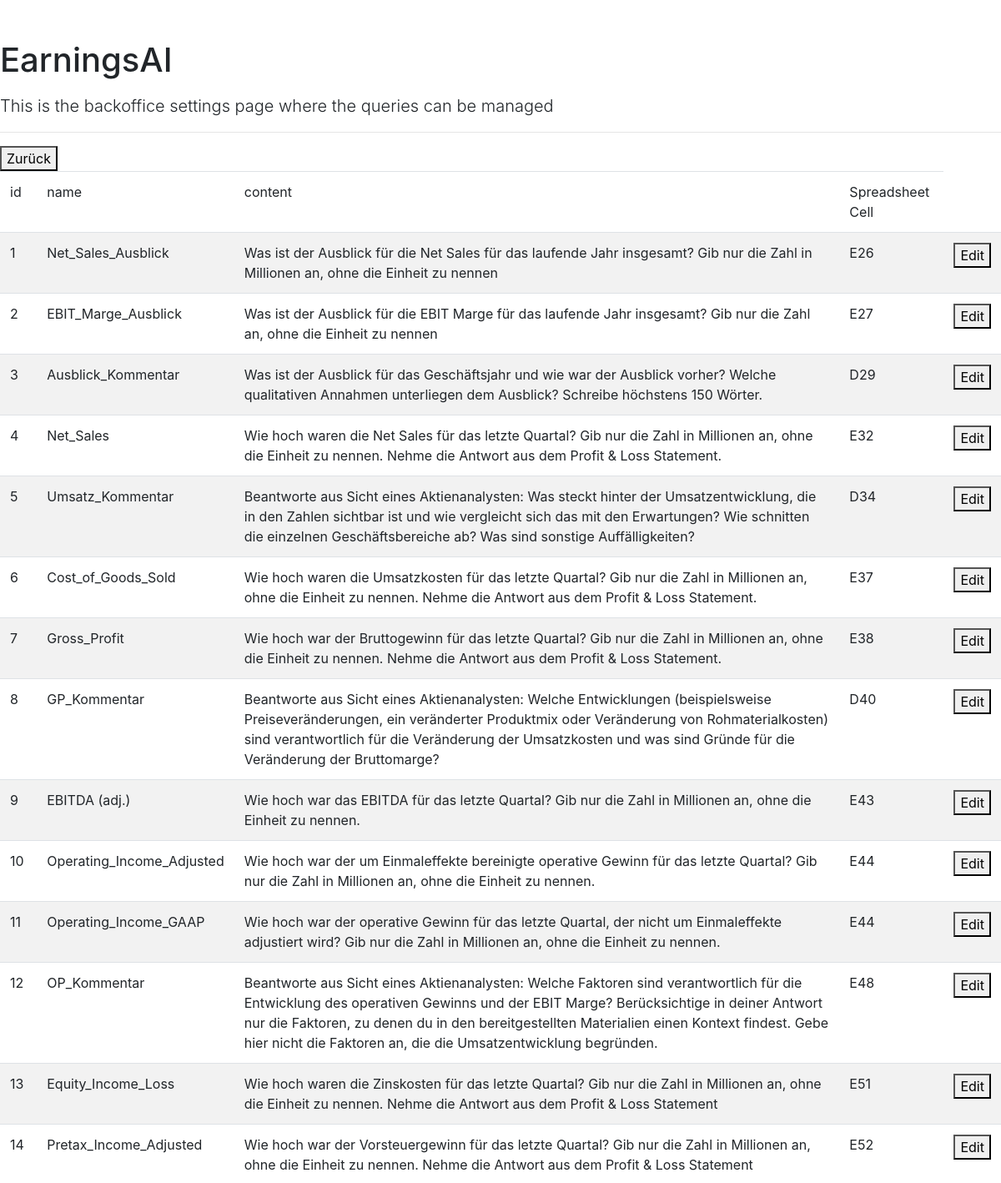
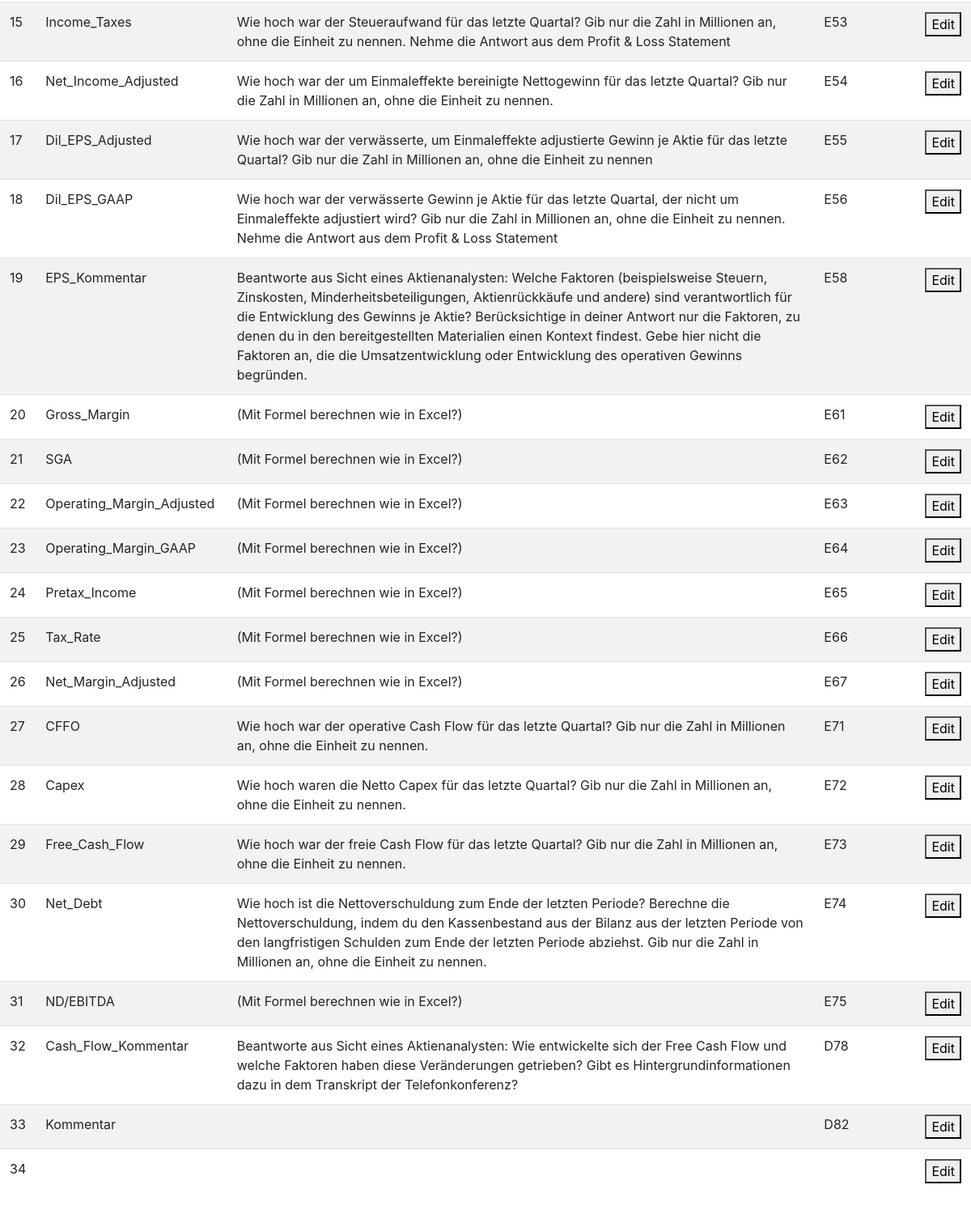
The page /edit on the database as committed earlier (2 pictures, top to bottom).
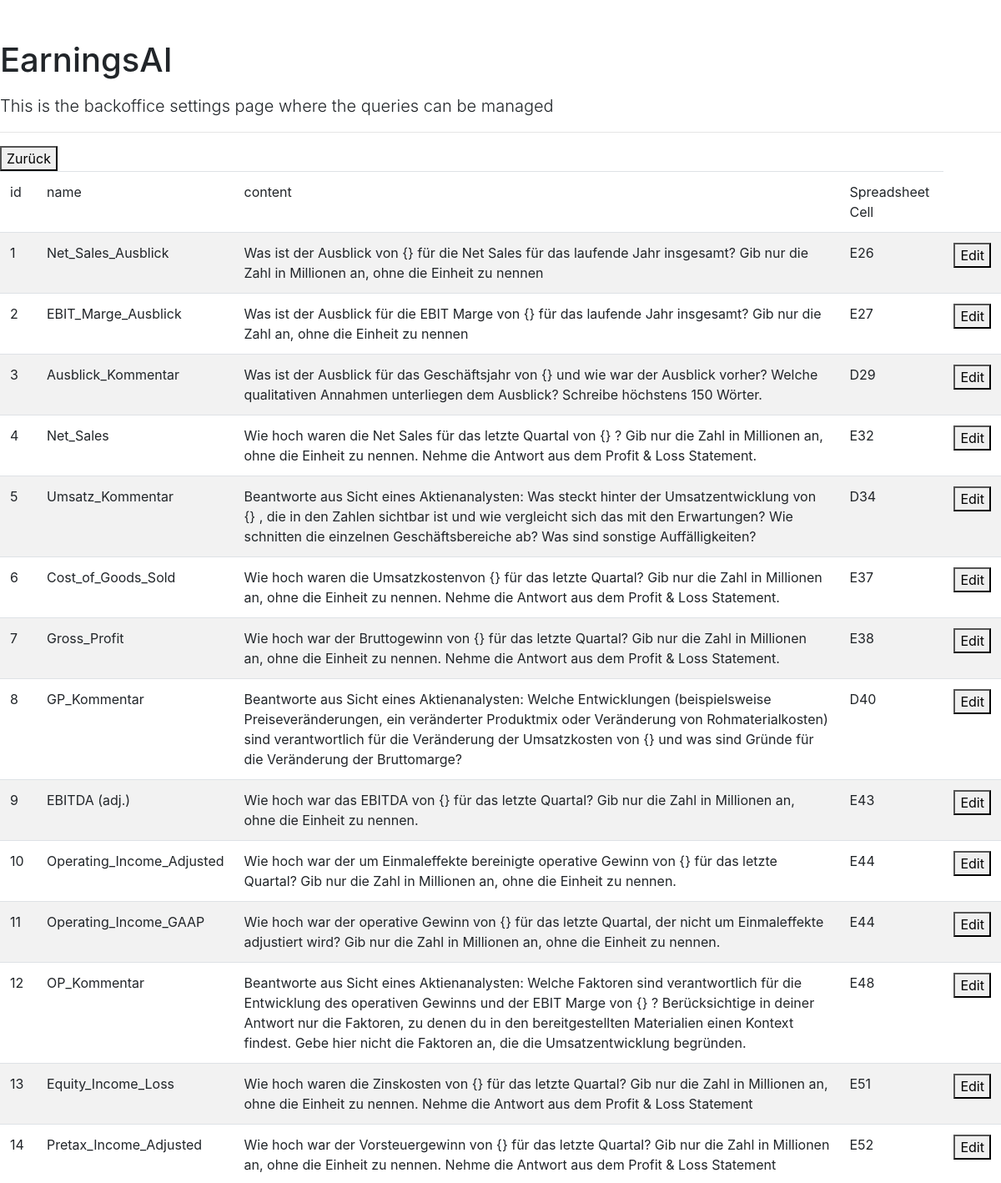
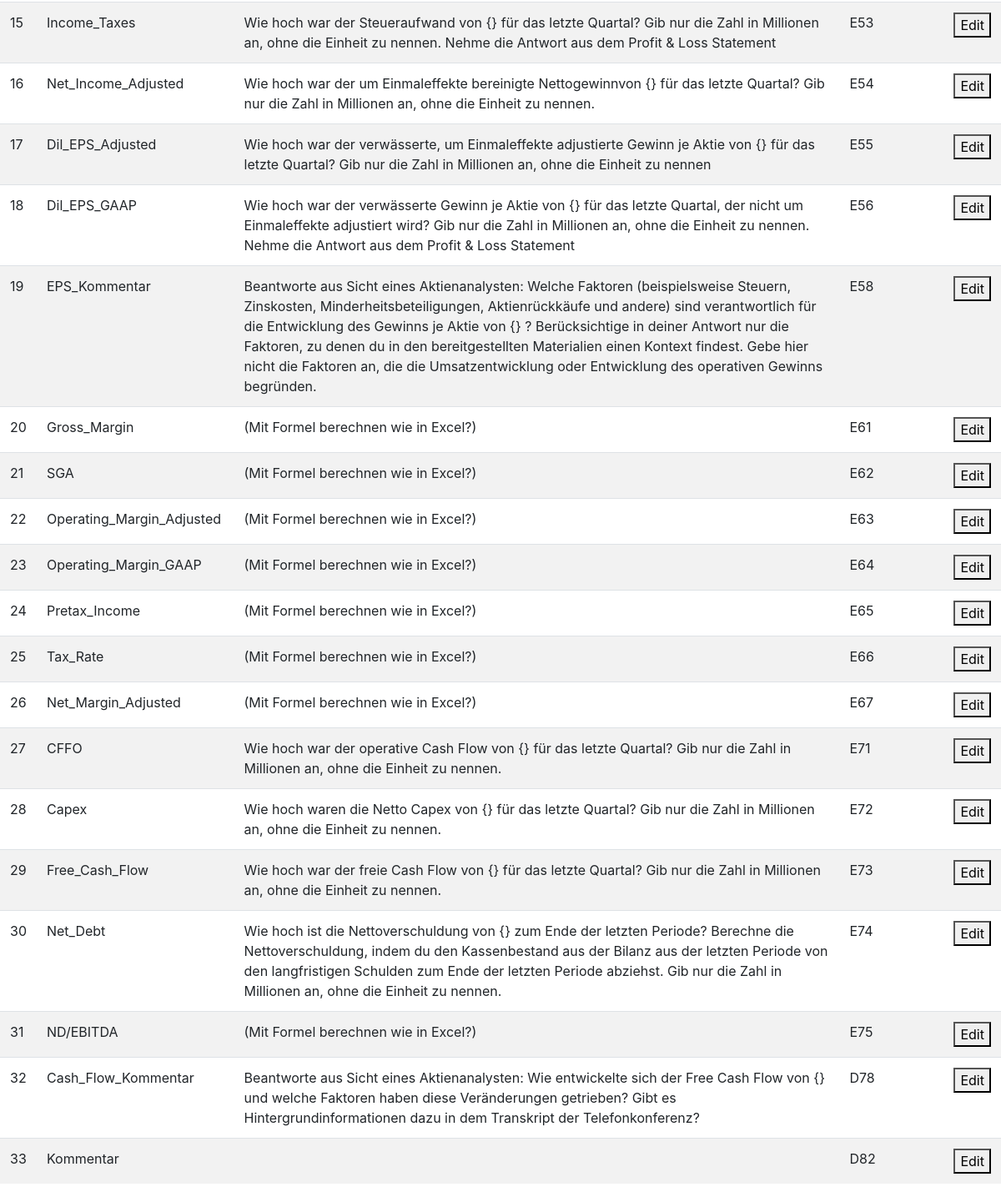
The same page on the database as committed later (2 pictures, top to bottom).
### app/models.py (models this page shows)
class Prompts(db.Model):
    id = db.Column(db.Integer, primary_key=True)
    name = db.Column(db.String(80), nullable=False)
    content = db.Column(db.String(400), nullable=False)
    gsheetcell = db.Column(db.String(400), nullable=False)

### app/routes.py (the view)
@app.route('/edit', methods=['GET', 'POST'])
def edit():
    print("YES")
    all_prompts=Prompts.query.all()
    form = EditQueryForm()
    return render_template('edit.html', form=form, all_prompts=all_prompts)

### templates/edit.html
{% extends "base.html" %}
{% from 'bootstrap/form.html' import render_form, render_field %}
{% block content %}
      <h1 class="pt-5 pb-2">EarningsAI</h1>
      <p class="lead">This is the backoffice settings page where the queries can be managed </p>
      <hr>
          <div>
            <a href= / >
                <button class="GFG">
                    Zurück
                </button>
            <table id="data" class="table table-striped">
                <thead>
                    <tr>
                        <td>id</td>
                        <td>name</td>
                        <td>content</td>
                        <td>Spreadsheet Cell</td>
                    </tr>
                </thead>
            <tbody>
                {% for x in all_prompts %}
                <tr>
                    <td>{{x.id}}</td>
                    <td>{{x.name}}</td>
                    <td>{{x.content}}</td>
                    <td>{{x.gsheetcell}}</td>
                    <td> <a href= edit/{{x.id}}>
                        <button class="GFG">
                            Edit
                        </button>
                    </a>
                    </td>
                </tr>
                {% endfor %}
            </tbody>
        </table>
          </div>
      {% endblock %}

Rows that differ between the two databases and show on the page:
removed Prompts: id "34"
changed Prompts "Net_Sales_Ausblick": content "Was ist der Ausblick für die Net Sales für das laufende Jahr insgesamt? Gib nur die Zahl in Millionen an, ohne die Einheit zu nennen" → "Was ist der Ausblick von {} für die Net Sales für das laufende Jahr insgesamt? Gib nur die Zahl in Millionen an, ohne die Einheit zu nennen"
changed Prompts "EBIT_Marge_Ausblick": content "Was ist der Ausblick für die EBIT Marge für das laufende Jahr insgesamt? Gib nur die Zahl an, ohne die Einheit zu nennen" → "Was ist der Ausblick für die EBIT Marge von {} für das laufende Jahr insgesamt? Gib nur die Zahl an, ohne die Einheit zu nennen"
changed Prompts "Ausblick_Kommentar": content "…Ausblick für das Geschäftsjahr und wie war der…" → "…Ausblick für das Geschäftsjahr von {} und wie war der…"
changed Prompts "Net_Sales": content "…Sales für das letzte Quartal? Gib nur die Zahl…" → "…Sales für das letzte Quartal von {} ? Gib nur die Zahl…"
changed Prompts "Umsatz_Kommentar": content "…Was steckt hinter der Umsatzentwicklung, die in den Zahlen…" → "…Was steckt hinter der Umsatzentwicklung von {} , die in den Zahlen…"
changed Prompts "Cost_of_Goods_Sold": content "Wie hoch waren die Umsatzkosten für das letzte Quartal?…" → "Wie hoch waren die Umsatzkostenvon {} für das letzte Quartal?…"
changed Prompts "Gross_Profit": content "…hoch war der Bruttogewinn für das letzte Quartal?…" → "…hoch war der Bruttogewinn von {} für das letzte Quartal?…"
changed Prompts "GP_Kommentar": content "…die Veränderung der Umsatzkosten und was sind Gründe…" → "…die Veränderung der Umsatzkosten von {} und was sind Gründe…"
changed Prompts "EBITDA (adj.)": content "Wie hoch war das EBITDA für das letzte Quartal? Gib nur die Zahl in Millionen an, ohne die Einheit zu nennen." → "Wie hoch war das EBITDA von {} für das letzte Quartal? Gib nur die Zahl in Millionen an, ohne die Einheit zu nennen."
changed Prompts "Operating_Income_Adjusted": content "Wie hoch war der um Einmaleffekte bereinigte operative Gewinn für das letzte Quartal? Gib nur die Zahl in Millionen an, ohne die Einheit zu nennen." → "Wie hoch war der um Einmaleffekte bereinigte operative Gewinn von {} für das letzte Quartal? Gib nur die Zahl in Millionen an, ohne die Einheit zu nennen."
changed Prompts "Operating_Income_GAAP": content "…war der operative Gewinn für das letzte Quartal,…" → "…war der operative Gewinn von {} für das letzte Quartal,…"
changed Prompts "OP_Kommentar": content "…Gewinns und der EBIT Marge? Berücksichtige in deiner Antwort…" → "…Gewinns und der EBIT Marge von {} ? Berücksichtige in deiner Antwort…"
changed Prompts "Equity_Income_Loss": content "…hoch waren die Zinskosten für das letzte Quartal?…" → "…hoch waren die Zinskosten von {} für das letzte Quartal?…"
changed Prompts "Pretax_Income_Adjusted": content "…hoch war der Vorsteuergewinn für das letzte Quartal?…" → "…hoch war der Vorsteuergewinn von {} für das letzte Quartal?…"
changed Prompts "Income_Taxes": content "…hoch war der Steueraufwand für das letzte Quartal?…" → "…hoch war der Steueraufwand von {} für das letzte Quartal?…"
changed Prompts "Net_Income_Adjusted": content "Wie hoch war der um Einmaleffekte bereinigte Nettogewinn für das letzte Quartal? Gib nur die Zahl in Millionen an, ohne die Einheit zu nennen." → "Wie hoch war der um Einmaleffekte bereinigte Nettogewinnvon {} für das letzte Quartal? Gib nur die Zahl in Millionen an, ohne die Einheit zu nennen."
changed Prompts "Dil_EPS_Adjusted": content "Wie hoch war der verwässerte, um Einmaleffekte adjustierte Gewinn je Aktie für das letzte Quartal? Gib nur die Zahl in Millionen an, ohne die Einheit zu nennen" → "…adjustierte Gewinn je Aktie von {} für das letzte Quartal?…"
changed Prompts "Dil_EPS_GAAP": content "…verwässerte Gewinn je Aktie für das letzte Quartal,…" → "…verwässerte Gewinn je Aktie von {} für das letzte Quartal,…"
changed Prompts "EPS_Kommentar": content "…Entwicklung des Gewinns je Aktie? Berücksichtige in deiner Antwort…" → "…Entwicklung des Gewinns je Aktie von {} ? Berücksichtige in deiner Antwort…"
changed Prompts "CFFO": content "Wie hoch war der operative Cash Flow für das letzte Quartal? Gib nur die Zahl in Millionen an, ohne die Einheit zu nennen." → "Wie hoch war der operative Cash Flow von {} für das letzte Quartal? Gib nur die Zahl in Millionen an, ohne die Einheit zu nennen."
changed Prompts "Capex": content "Wie hoch waren die Netto Capex für das letzte Quartal? Gib nur die Zahl in Millionen an, ohne die Einheit zu nennen." → "Wie hoch waren die Netto Capex von {} für das letzte Quartal? Gib nur die Zahl in Millionen an, ohne die Einheit zu nennen."
changed Prompts "Free_Cash_Flow": content "Wie hoch war der freie Cash Flow für das letzte Quartal? Gib nur die Zahl in Millionen an, ohne die Einheit zu nennen." → "Wie hoch war der freie Cash Flow von {} für das letzte Quartal? Gib nur die Zahl in Millionen an, ohne die Einheit zu nennen."
changed Prompts "Net_Debt": content "…hoch ist die Nettoverschuldung zum Ende der letzten…" → "…hoch ist die Nettoverschuldung von {} zum Ende der letzten…"
changed Prompts "Cash_Flow_Kommentar": content "…der Free Cash Flow und welche Faktoren haben…" → "…der Free Cash Flow von {} und welche Faktoren haben…"
